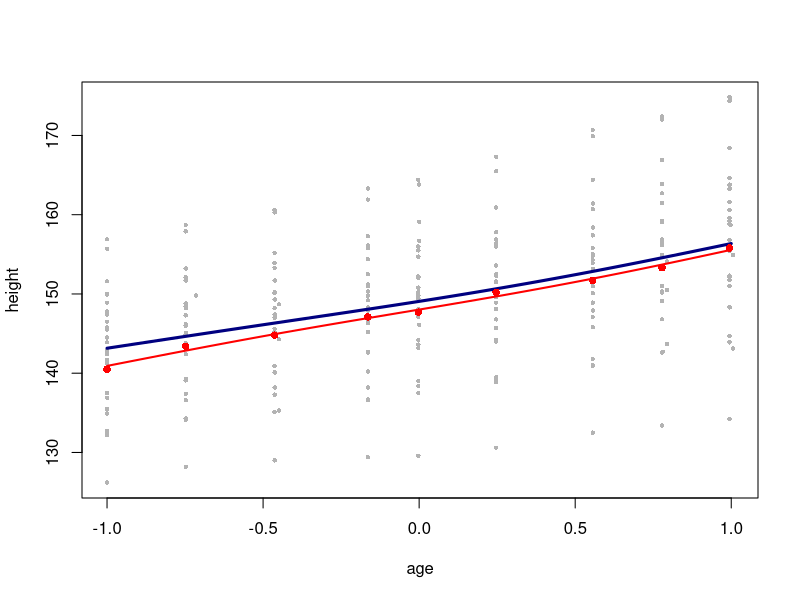
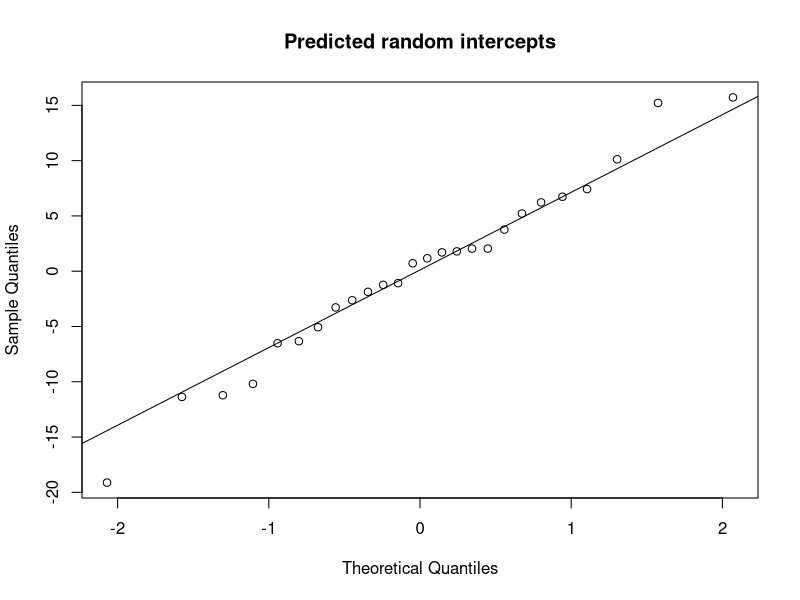

Write the R code that produced these figures, in order.
#' ---
#' title: "Session 27 — Random effects inside GAMs: Oxboys growth curves"
#' subtitle: "Statistical Modelling (BAM), IE University"
#' author: "Prof. Dae-Jin Lee (daelee@faculty.ie.edu)"
#' date: "Spring 2027"
#' output: html_document
#' ---
#' 
## ----setup, include = FALSE---------------------------------------------------
knitr::opts_chunk$set(echo = TRUE, message = FALSE, warning = FALSE,
                      fig.width = 7, fig.height = 4)

#' 
## ----data---------------------------------------------------------------------
library(mgcv)
library(nlme)
ox <- as.data.frame(nlme::Oxboys)            # 26 boys x 9 occasions
ox$Subject <- factor(as.character(ox$Subject))
str(ox)

#' 
#' `age` is standardised (from −1 to 1); `height` is in cm.
#' 
#' ## 1. Population smooth + random intercepts: `s(Subject, bs = "re")`
#' 
#' A `bs = "re"` term has an identity penalty: its coefficients behave like
#' iid $N(0,\sigma_b^2)$ random effects, and REML estimates $\sigma_b^2$.
#' 
## ----re-----------------------------------------------------------------------
m1 <- gam(height ~ s(age) + s(Subject, bs = "re"), data = ox, method = "REML")
summary(m1)$s.table
gam.vcomp(m1)

#' 
#' The same model with `gamm()` (an `lme` fit underneath):
#' 
## ----re-gamm------------------------------------------------------------------
g1 <- gamm(height ~ s(age), random = list(Subject = ~1), data = ox, method = "REML")
VarCorr(g1$lme)[c("(Intercept)", "Residual"), ]

#' 
#' Both give $\hat\sigma_b = 8.10$ cm between boys and $\hat\sigma = 1.28$ cm
#' within boys.
#' 
#' ## 2. Random slopes
#' 
## ----slopes-------------------------------------------------------------------
m2 <- gam(height ~ s(age) + s(Subject, bs = "re") + s(Subject, age, bs = "re"),
          data = ox, method = "REML")
gam.vcomp(m2)

#' 
#' In `gam()` the random intercepts and slopes are independent. `gamm()` and
#' `gamm4()` allow a correlation:
#' 
## ----slopes-gamm4-------------------------------------------------------------
library(gamm4)
g4 <- gamm4(height ~ s(age), random = ~ (1 + age | Subject), data = ox, REML = TRUE)
lme4::VarCorr(g4$mer)
summary(g4$gam)$s.table

#' 
#' ## 3. Subject-specific smooth curves: factor-smooth interaction `bs = "fs"`
#' 
## ----fs-----------------------------------------------------------------------
m3 <- gam(height ~ s(age, k = 5) + s(age, Subject, bs = "fs", k = 5),
          data = ox, method = "REML")
summary(m3)$s.table
AIC(m1, m2, m3)

#' 
#' ## 4. Population-level and subject-level predictions
#' 
## ----predict------------------------------------------------------------------
nd <- data.frame(age = seq(-1, 1, length.out = 50), Subject = ox$Subject[1])
pop <- predict(m3, nd, exclude = "s(age,Subject)")      # population curve
sub <- predict(m3, nd)                                  # this boy's curve
plot(height ~ age, data = ox, col = "grey70", pch = 16, cex = 0.6)
lines(nd$age, pop, lwd = 3, col = "navy")
lines(nd$age, sub, lwd = 2, col = "red")
points(height ~ age, data = subset(ox, Subject == ox$Subject[1]), col = "red", pch = 16)

#' 
#' ## 5. Diagnostics
#' 
## ----diag---------------------------------------------------------------------
r1 <- residuals(m1); r2 <- residuals(m2)
lag1 <- function(r) {                   # within-boy lag-1 correlation
  d <- split(r, ox$Subject)
  cor(unlist(lapply(d, function(v) v[-length(v)])), unlist(lapply(d, function(v) v[-1])))
}
c(random_intercept = lag1(r1), random_slope = lag1(r2))
qqnorm(coef(m1)[grep("Subject", names(coef(m1)))], main = "Predicted random intercepts")
qqline(coef(m1)[grep("Subject", names(coef(m1)))])

#' 
#' Random intercepts alone leave strong within-boy correlation (0.77):
#' boys grow at different rates. Random slopes remove most of it (0.10).
